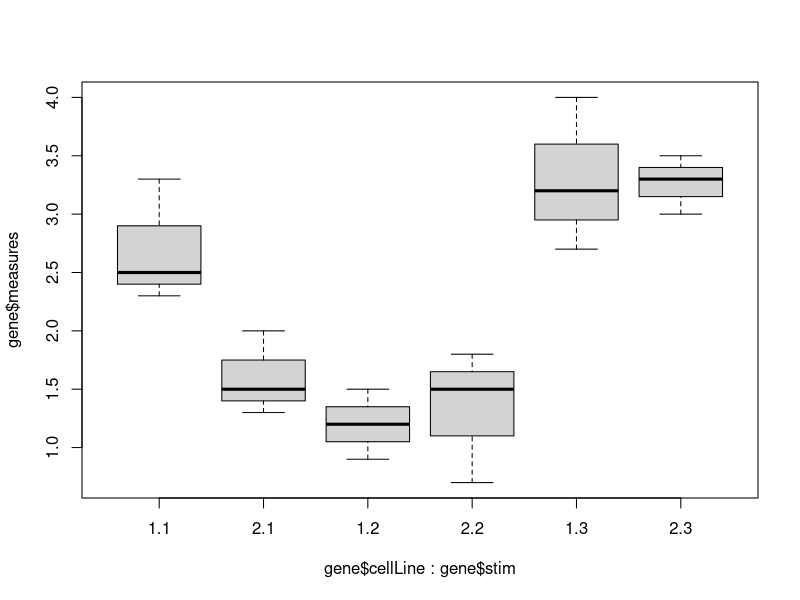
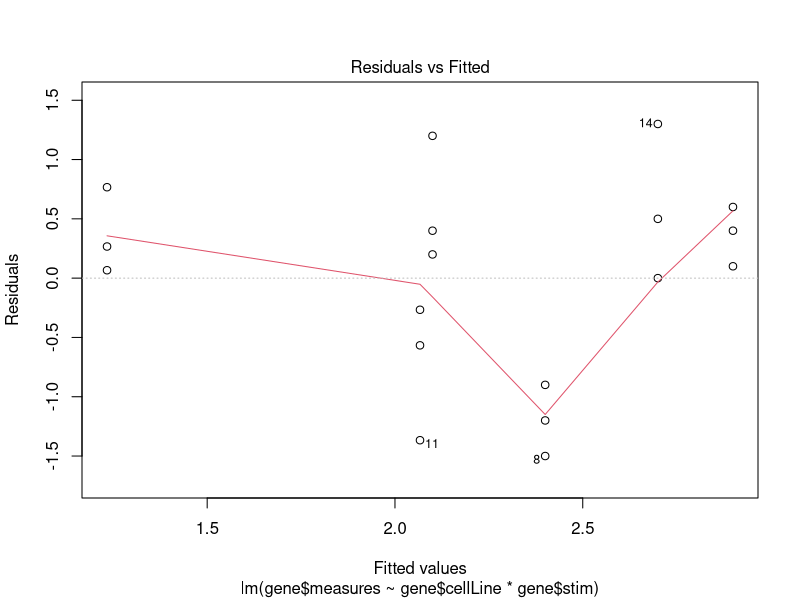
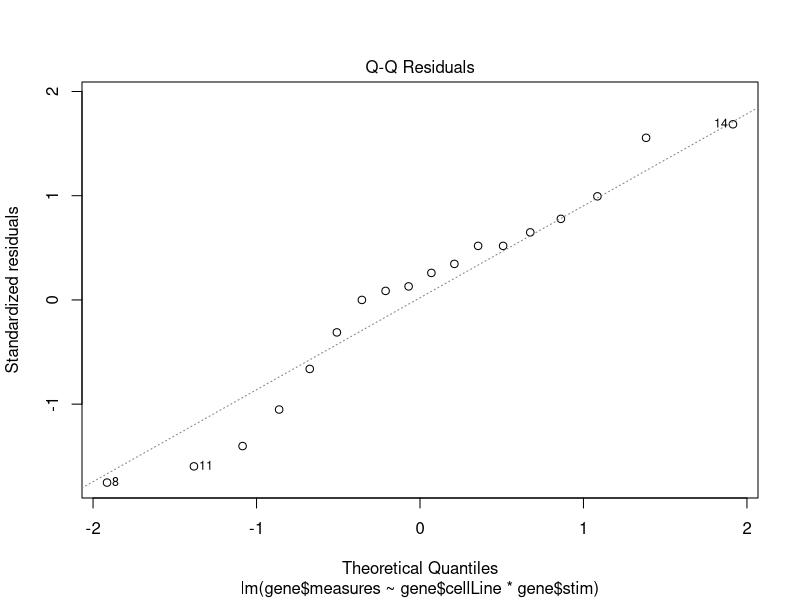
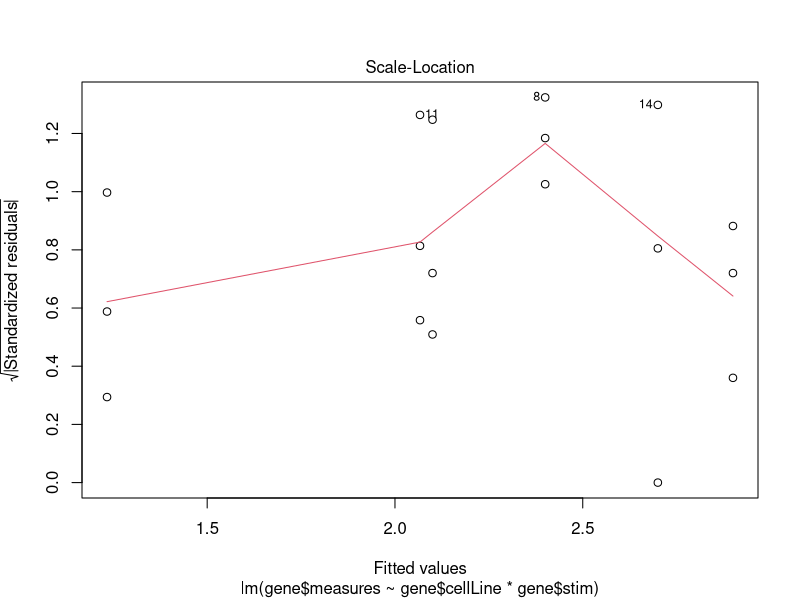
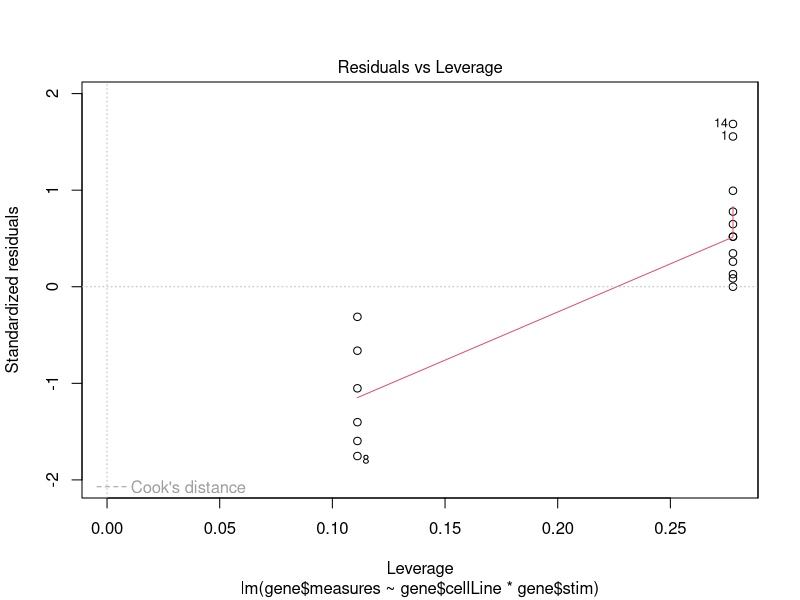

These figures' R source, in order:
# Group members (Name, Student ID, E-Mail):
# 1. Baldomero Valdez,  Valenzuela, 2905175, baldmer.w@gmail.com
# 2. Omar Trinidad Gutierrez Mendez, 2850441, omar.vpa@gmail.com
# 3. Shinho Kang, 2890169, wis.shinho.kang@gmail.com

# 5.4
# preparing the data for ANOVA analysis, the data is needed in long format

measures <- c(
  3.3, 2.3, 2.5, 1.3, 2, 1.5,          # Stim 1
  1.2, 0.9, 1.5, 1.5, 0.7, 1.8,        # Stim 2  
  3.2, 4.0, 2.7, 3, 3.5, 3.3)          # Stim 3    

# stimulation conditions

stim <- factor(c(rep(1,6), rep(2,6), rep(3,6)))

# cell line (A=1, B=2)

cellLine <- c(rep(1,3), rep(2,3), rep(1,3), rep(2,3), rep(1,3), rep(2,3))

# combine the data into a data frame

gene <- data.frame(cbind(measures, stim, cellLine))

boxplot(gene$measures~gene$cellLine*gene$stim)

#tapply(gene$measures, list(stim), mean)
#tapply(gene$measures, list(cellLine), mean)
#tapply(gene$measures, list(stim, cellLine), mean)

fit <- lm(gene$measures~gene$cellLine*gene$stim)
fit

# Coefficients:
#  (Intercept)            gene$cellLine                    gene$stim  
# 3.2000 (1st group avg)  -1.4000 (diff 2nd group to 1st)  -0.2333 (diff 3rd group to 1st) 

# Analysis of Variance
# group means are not significantly different

# null hypothesis: there is no difference across the levels of cell line/stim,
# reject if Pr(>F) is highly significant. 

# Both hypothesis could not be rejected.

#aov2 <- aov(measures~cellLine+stim+cellLine:stim, data=gene)
#summary(aov2)

anova(fit)

# residual interaction between cellLine and stim
# boxplot(residuals(fit)~cellLine*stim)

# difference between observed values and fitted values

residuals(fit)

#summary(fit)

plot(fit)

